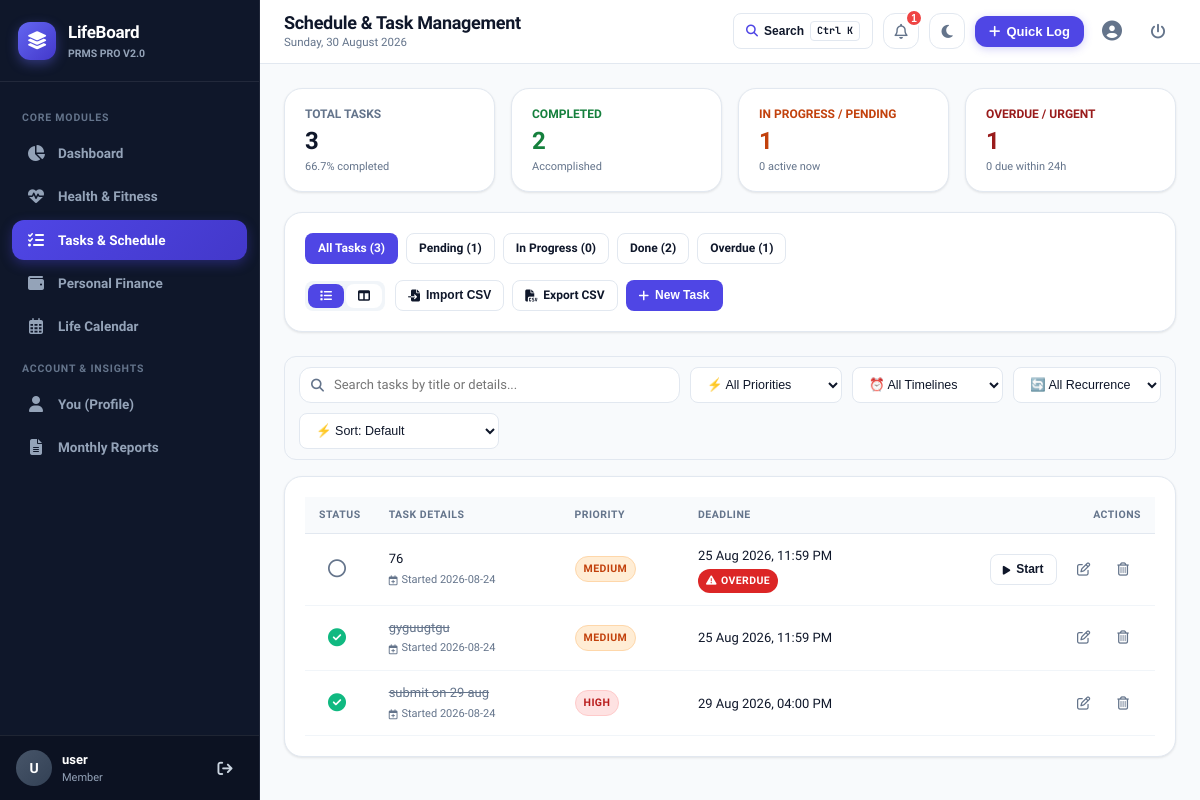
Page /tasks (signed in) on the earlier database version.
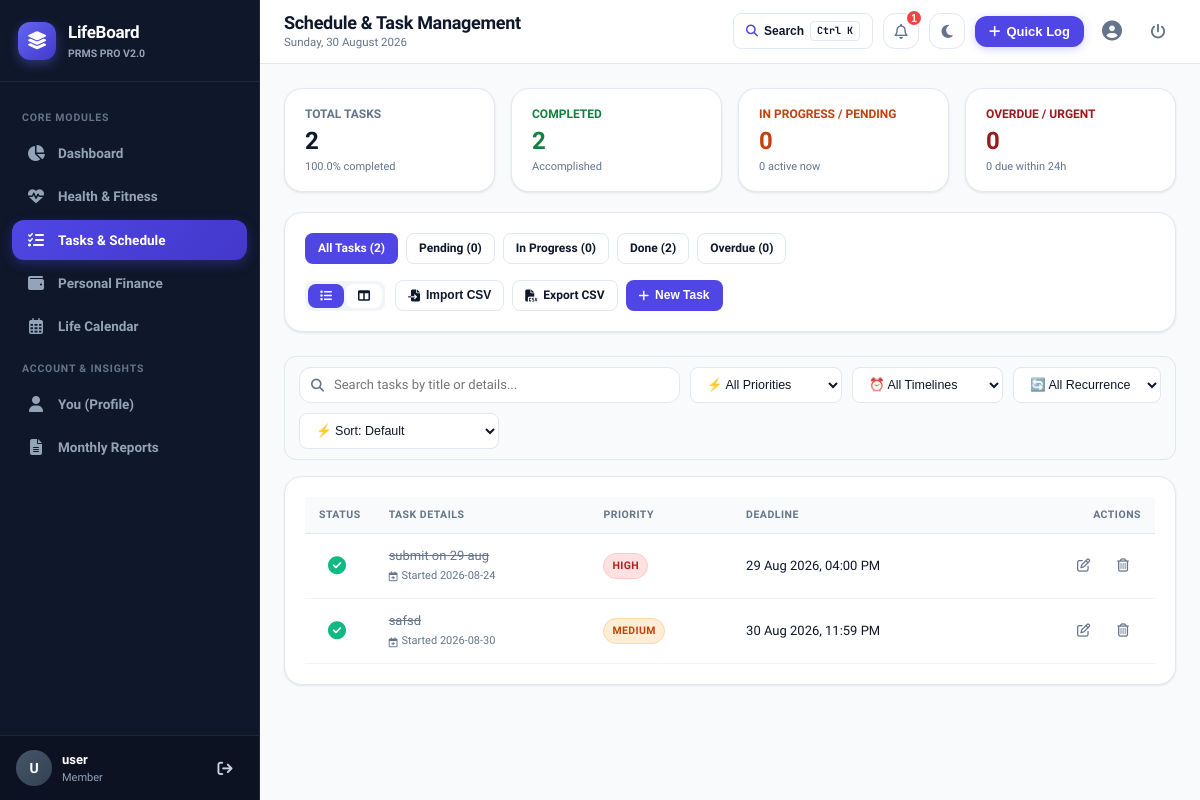
Same page on the later database version.
### tables this page shows
CREATE TABLE tasks (
        task_id INTEGER PRIMARY KEY AUTOINCREMENT,
        user_id INTEGER NOT NULL,
        title VARCHAR(100) NOT NULL,
        description TEXT,
        priority VARCHAR(10) NOT NULL CHECK (priority IN ('high', 'medium', 'low')),
        status VARCHAR(15) DEFAULT 'pending' CHECK (status IN ('pending', 'in_progress', 'done')),
        deadline DATETIME NOT NULL,
        completed_at DATETIME,
        created_at DATETIME DEFAULT CURRENT_TIMESTAMP, recurring VARCHAR(20) DEFAULT 'none',
        FOREIGN KEY (user_id) REFERENCES users(user_id) ON DELETE CASCADE
    );

### app.py (the view)
@app.route('/tasks')
@login_required
def tasks():
    user_id = session['user_id']
    filter_status = request.args.get('status', 'all').lower()
    view_mode = request.args.get('view', 'list') # 'list' or 'board'
    task_list = models.get_user_tasks(user_id, filter_status=filter_status)
    task_summary = models.get_task_summary(user_id)
    pending_tasks = [t for t in task_list if t['status'] == 'pending']
    in_progress_tasks = [t for t in task_list if t['status'] == 'in_progress']
    done_tasks = [t for t in task_list if t['status'] == 'done']
    return render_template('tasks/index.html',
                           tasks=task_list,
                           summary=task_summary,
                           current_filter=filter_status,
                           view_mode=view_mode,
                           pending_tasks=pending_tasks,
                           in_progress_tasks=in_progress_tasks,
                           done_tasks=done_tasks)

### templates/tasks/index.html (shortened to what the changed rows need)
{% extends "base.html" %}
{% block page_title %}Schedule & Task Management{% endblock %}
{% block content %}
<div class="grid-4">
  <div class="card" style="padding: 16px 20px;">
    <div style="font-size: 12px; font-weight: 700; color: var(--text-muted); text-transform: uppercase;">Total Tasks</div>
    <div style="font-size: 24px; font-weight: 800; color: var(--text-main);">{{ summary.total }}</div>
    <div style="font-size: 11px; color: var(--text-muted);">{{ summary.completion_rate }}% completed</div>
  </div>
  <div class="card" style="padding: 16px 20px;">
    <div style="font-size: 12px; font-weight: 700; color: #c2410c; text-transform: uppercase;">In Progress / Pending</div>
    <div style="font-size: 24px; font-weight: 800; color: #c2410c;">{{ summary.pending + summary.in_progress }}</div>
    <div style="font-size: 11px; color: var(--text-muted);">{{ summary.in_progress }} active now</div>
  </div>
  <div class="card" style="padding: 16px 20px;">
    <div style="font-size: 12px; font-weight: 700; color: #991b1b; text-transform: uppercase;">Overdue / Urgent</div>
    <div style="font-size: 24px; font-weight: 800; color: #991b1b;">{{ summary.overdue }}</div>
    <div style="font-size: 11px; color: var(--text-muted);">{{ summary.due_soon }} due within 24h</div>
  </div>
</div>
<div class="card" style="margin-bottom: 24px;">
  <div style="display: flex; justify-content: space-between; align-items: center; flex-wrap: wrap; gap: 16px;">
    <div style="display: flex; gap: 8px; flex-wrap: wrap;">
      <a href="{{ url_for('tasks', status='all', view=view_mode) }}" class="btn btn-sm {% if current_filter == 'all' %}btn-primary{% else %}btn-secondary{% endif %}">
        All Tasks ({{ summary.total }})
      </a>
      <a href="{{ url_for('tasks', status='pending', view=view_mode) }}" class="btn btn-sm {% if current_filter == 'pending' %}btn-primary{% else %}btn-secondary{% endif %}">
        Pending ({{ summary.pending }})
      </a>
      <a href="{{ url_for('tasks', status='in_progress', view=view_mode) }}" class="btn btn-sm {% if current_filter == 'in_progress' %}btn-primary{% else %}btn-secondary{% endif %}">
        In Progress ({{ summary.in_progress }})
      </a>
      <a href="{{ url_for('tasks', status='done', view=view_mode) }}" class="btn btn-sm {% if current_filter == 'done' %}btn-primary{% else %}btn-secondary{% endif %}">
        Done ({{ summary.done }})
      </a>
      <a href="{{ url_for('tasks', status='overdue', view=view_mode) }}" class="btn btn-sm {% if current_filter == 'overdue' %}btn-danger{% else %}btn-secondary{% endif %}">
        Overdue ({{ summary.overdue }})
      </a>
    </div>
  </div>
</div>
{% if view_mode == 'board' %}
<div class="kanban-grid">
  <div class="kanban-col">
    <div class="kanban-header">
      <span><i class="fa-regular fa-circle" style="color: #64748b; margin-right: 6px;"></i>Pending</span>
      <span class="badge badge-secondary">{{ pending_tasks | length }}</span>
    </div>
    {% for task in pending_tasks %}
    <div class="kanban-card" data-title="{{ task.title | escape }}" data-priority="{{ task.priority }}" data-recurring="{{ task.recurring or 'none' }}" data-date="{{ task.deadline }}" data-created="{{ task.created_at or '' }}" data-overdue="{{ '1' if task.is_overdue else '0' }}" data-duesoon="{{ '1' if task.is_due_soon else '0' }}">
      <div style="display: flex; justify-content: space-between; align-items: flex-start; margin-bottom: 6px;">
        <div style="display: flex; gap: 4px; flex-wrap: wrap;">
          <span class="badge badge-priority-{{ task.priority }}">{{ task.priority }}</span>
          {% if task.recurring and task.recurring != 'none' %}
            <span class="badge badge-secondary" style="font-size: 10.5px;" title="Repeats {{ task.recurring|title }}"><i class="fa-solid fa-repeat"></i> {{ task.recurring|title }}</span>
          {% endif %}
        </div>
        {% if task.is_overdue %}
          <span class="badge badge-overdue">OVERDUE</span>
        {% elif task.is_due_soon %}
          <span class="badge badge-due-soon">Due Soon</span>
        {% endif %}
      </div>
      <h4 style="font-size: 14px; margin-bottom: 6px;">{{ task.title }}</h4>
      {% if task.description %}
      <p style="font-size: 12px; color: var(--text-muted); margin-bottom: 10px;">{{ task.description }}</p>
      {% endif %}
      <div style="display: flex; justify-content: space-between; align-items: center; font-size: 11px; color: var(--text-muted); margin-bottom: 10px;">
        <span><i class="fa-regular fa-clock"></i> {{ task.deadline_dt.strftime('%d %b, %I:%M %p') }}</span>
        {% if task.created_at %}
          <span title="Created on {{ task.created_at }}"><i class="fa-regular fa-calendar-plus"></i> {{ task.created_at[:10] }}</span>
        {% endif %}
      </div>
      <div style="display: flex; gap: 6px; border-top: 1px solid var(--border-light); padding-top: 8px;">
        <form action="{{ url_for('update_task_status_route', task_id=task.task_id) }}" method="POST" style="margin: 0;">
          <input type="hidden" name="status" value="in_progress">
          <button type="submit" class="btn btn-secondary btn-sm" style="font-size: 11px;">Start</button>
        </form>
        <form action="{{ url_for('update_task_status_route', task_id=task.task_id) }}" method="POST" style="margin: 0;">
          <input type="hidden" name="status" value="done">
          <button type="submit" class="btn btn-secondary btn-sm" style="font-size: 11px;"><i class="fa-solid fa-check"></i> Done</button>
        </form>
      </div>
    </div>
    {% endfor %}
  </div>
  <div class="kanban-col">
    <div class="kanban-header">
      <span><i class="fa-solid fa-spinner" style="color: #ea580c; margin-right: 6px;"></i>In Progress</span>
      <span class="badge badge-secondary">{{ in_progress_tasks | length }}</span>
    </div>
    {% for task in in_progress_tasks %}
    <div class="kanban-card" style="border-left: 3px solid #ea580c;" data-title="{{ task.title | escape }}" data-priority="{{ task.priority }}" data-recurring="{{ task.recurring or 'none' }}" data-date="{{ task.deadline }}" data-created="{{ task.created_at or '' }}" data-overdue="{{ '1' if task.is_overdue else '0' }}" data-duesoon="{{ '1' if task.is_due_soon else '0' }}">
      <div style="display: flex; justify-content: space-between; align-items: flex-start; margin-bottom: 6px;">
        <div style="display: flex; gap: 4px; flex-wrap: wrap;">
          <span class="badge badge-priority-{{ task.priority }}">{{ task.priority }}</span>
          {% if task.recurring and task.recurring != 'none' %}
            <span class="badge badge-secondary" style="font-size: 10.5px;" title="Repeats {{ task.recurring|title }}"><i class="fa-solid fa-repeat"></i> {{ task.recurring|title }}</span>
          {% endif %}
        </div>
        {% if task.is_overdue %}
          <span class="badge badge-overdue">OVERDUE</span>
        {% elif task.is_due_soon %}
          <span class="badge badge-due-soon">Due Soon</span>
        {% endif %}
      </div>
      <h4 style="font-size: 14px; margin-bottom: 6px;">{{ task.title }}</h4>
      {% if task.description %}
      <p style="font-size: 12px; color: var(--text-muted); margin-bottom: 10px;">{{ task.description }}</p>
      {% endif %}
      <div style="display: flex; justify-content: space-between; align-items: center; font-size: 11px; color: var(--text-muted); margin-bottom: 10px;">
        <span><i class="fa-regular fa-clock"></i> {{ task.deadline_dt.strftime('%d %b, %I:%M %p') }}</span>
        {% if task.created_at %}
          <span title="Created on {{ task.created_at }}"><i class="fa-regular fa-calendar-plus"></i> {{ task.created_at[:10] }}</span>
        {% endif %}
      </div>
      <div style="display: flex; gap: 6px; border-top: 1px solid var(--border-light); padding-top: 8px;">
        <form action="{{ url_for('update_task_status_route', task_id=task.task_id) }}" method="POST" style="margin: 0;">
          <input type="hidden" name="status" value="done">
          <button type="submit" class="btn btn-primary btn-sm" style="font-size: 11px;"><i class="fa-solid fa-check"></i> Complete</button>
        </form>
      </div>
    </div>
    {% endfor %}
  </div>
  <div class="kanban-col">
    <div class="kanban-header">
      <span><i class="fa-solid fa-circle-check" style="color: var(--success); margin-right: 6px;"></i>Completed</span>
      <span class="badge badge-secondary">{{ done_tasks | length }}</span>
    </div>
    {% for task in done_tasks %}
    <div class="kanban-card" style="opacity: 0.75;" data-title="{{ task.title | escape }}" data-priority="{{ task.priority }}" data-recurring="{{ task.recurring or 'none' }}" data-date="{{ task.deadline }}" data-created="{{ task.created_at or '' }}" data-overdue="{{ '1' if task.is_overdue else '0' }}" data-duesoon="{{ '1' if task.is_due_soon else '0' }}">
      <div style="display: flex; justify-content: space-between; align-items: flex-start; margin-bottom: 6px;">
        <h4 style="font-size: 14px; text-decoration: line-through; margin-bottom: 6px;">{{ task.title }}</h4>
        {% if task.recurring and task.recurring != 'none' %}
          <span class="badge badge-secondary" style="font-size: 10px;" title="Repeats {{ task.recurring|title }}"><i class="fa-solid fa-repeat"></i> {{ task.recurring|title }}</span>
        {% endif %}
      </div>
      <div style="display: flex; justify-content: space-between; align-items: center; font-size: 11px; color: var(--text-muted);">
        <span>Completed on {{ task.completed_at or 'Recently' }}</span>
        {% if task.created_at %}
          <span title="Created on {{ task.created_at }}"><i class="fa-regular fa-calendar-plus"></i> {{ task.created_at[:10] }}</span>
        {% endif %}
      </div>
    </div>
    {% endfor %}
  </div>
</div>
{% else %}
<div class="card">
  {% if tasks %}
  <div class="table-responsive desktop-only-table">
    <table class="table-custom">
      <thead>
        <tr>
          <th style="width: 40px;">Status</th>
          <th>Task Details</th>
          <th>Priority</th>
          <th>Deadline</th>
          <th style="text-align: right;">Actions</th>
        </tr>
      </thead>
      <tbody id="taskTableBody">
        {% for t in tasks %}
        <tr class="{% if t.status == 'done' %}task-item status-done{% endif %}" data-title="{{ t.title | escape }}" data-priority="{{ t.priority }}" data-recurring="{{ t.recurring or 'none' }}" data-date="{{ t.deadline }}" data-created="{{ t.created_at or '' }}" data-overdue="{{ '1' if t.is_overdue else '0' }}" data-duesoon="{{ '1' if t.is_due_soon else '0' }}">
          <td>
            <form action="{{ url_for('update_task_status_route', task_id=t.task_id) }}" method="POST" style="margin: 0;">
              {% if t.status == 'done' %}
                <button type="submit" class="btn-icon" title="Mark as Pending" style="color: var(--success);">
                  <i class="fa-solid fa-circle-check" style="font-size: 18px;"></i>
                </button>
              {% else %}
                <button type="submit" class="btn-icon" title="Mark as Done" onclick="triggerConfetti()">
                  <i class="fa-regular fa-circle" style="font-size: 18px;"></i>
                </button>
              {% endif %}
            </form>
          </td>
          <td>
            <div class="task-title" style="{% if t.status == 'done' %}text-decoration: line-through; color: var(--text-muted);{% endif %}">
              {{ t.title }}
            </div>
            {% if t.created_at %}
            <div style="font-size: 11px; color: var(--text-muted); margin-top: 3px; display: inline-flex; align-items: center; gap: 4px;" title="Created on {{ t.created_at }}">
              <i class="fa-regular fa-calendar-plus" style="font-size: 10px;"></i> Started {{ t.created_at[:10] }}
            </div>
            {% endif %}
          </td>
          <td>
            <div style="display: flex; gap: 4px; flex-wrap: wrap;">
              <span class="badge badge-priority-{{ t.priority }}">{{ t.priority }}</span>
            </div>
          </td>
          <td>
            <div style="font-size: 13px; font-weight: 500; white-space: nowrap;">
              {{ t.deadline_dt.strftime('%d %b %Y, %I:%M %p') }}
            </div>
            {% if t.is_overdue %}
              <span class="badge badge-overdue" style="margin-top: 4px;"><i class="fa-solid fa-triangle-exclamation"></i> OVERDUE</span>
            {% elif t.is_due_soon %}
              <span class="badge badge-due-soon" style="margin-top: 4px;"><i class="fa-solid fa-clock"></i> Due Soon</span>
            {% endif %}
          </td>
          <td style="text-align: right; white-space: nowrap;">
            {% if t.status != 'done' %}
            <form action="{{ url_for('update_task_status_route', task_id=t.task_id) }}" method="POST" style="display: inline-block; margin-right: 6px;">
              <button type="submit" class="btn btn-secondary btn-sm" {% if t.status == 'in_progress' %}onclick="triggerConfetti()"{% endif %}>
                {% if t.status == 'pending' %}<i class="fa-solid fa-play" style="font-size: 10px;"></i> Start{% else %}<i class="fa-solid fa-check"></i> Done{% endif %}
              </button>
            </form>
            {% endif %}
            <button type="button" class="btn-icon" title="Edit Task" onclick="openEditTaskModal({{ t.task_id }}, '{{ t.title | escape }}', '{{ (t.description or '') | escape }}', '{{ t.priority }}', '{{ t.deadline }}', '{{ t.recurring }}')">
              <i class="fa-regular fa-pen-to-square"></i>
            </button>
            <form action="{{ url_for('delete_task_route', task_id=t.task_id) }}" method="POST" style="display: inline;" data-confirm="Are you sure you want to delete this task?">
              <button type="submit" class="btn-icon danger" title="Delete Task">
                <i class="fa-regular fa-trash-can"></i>
              </button>
            </form>
          </td>
        </tr>
        {% endfor %}
      </tbody>
    </table>
  </div>
  {% endif %}
</div>
{% endif %}
{% endblock %}

Differences in the rows shown:
removed tasks: status "pending" (drawn), title "76", created_at "2026-08-24", priority "MEDIUM", deadline_dt "25 Aug 2026, 11:59 PM", shows "OVERDUE"
removed tasks: status "done" (drawn), title "gyguugtgu", created_at "2026-08-24", priority "MEDIUM", deadline_dt "25 Aug 2026, 11:59 PM"
added tasks: status "done" (drawn), title "safsd", created_at "2026-08-30", priority "MEDIUM", deadline_dt "30 Aug 2026, 11:59 PM"
Other differences:
{{ summary.total }}: "3" → "2"
{{ summary.completion_rate }}: "66.7" → "100.0"
{{ summary.pending + summary.in_progress }}: "1" → "0"
{{ summary.overdue }}: "1" → "0"
{{ summary.pending }}: "1" → "0"
